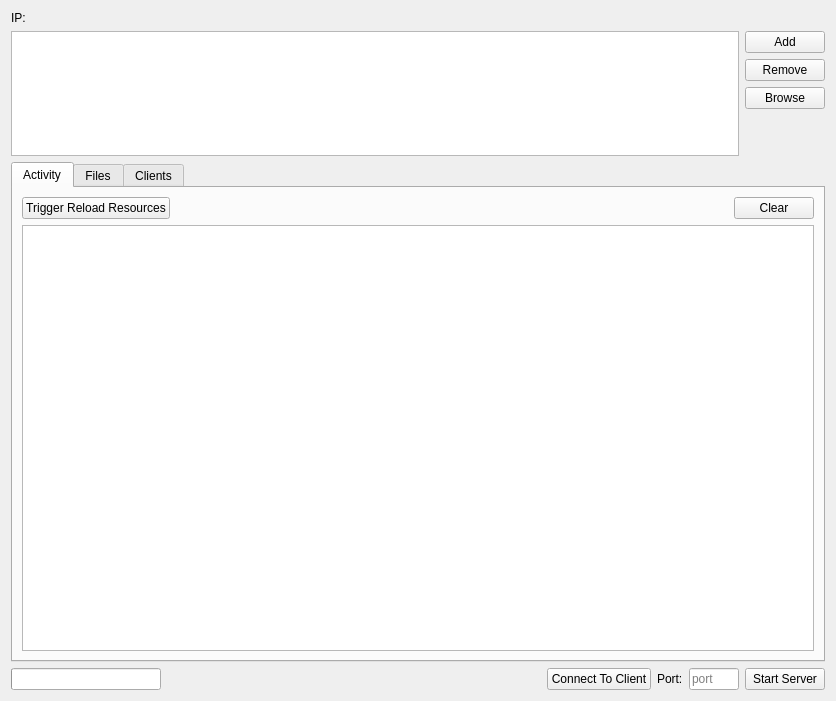
<?xml version="1.0" encoding="UTF-8"?>
<ui version="4.0">
 <class>nsQtFileserveWidget</class>
 <widget class="QWidget" name="nsQtFileserveWidget">
  <property name="geometry">
   <rect>
    <x>0</x>
    <y>0</y>
    <width>836</width>
    <height>701</height>
   </rect>
  </property>
  <property name="windowTitle">
   <string>Fileserve</string>
  </property>
  <property name="windowIcon">
   <iconset resource="../QtResources/resources.qrc">
    <normaloff>:/Icons/Fileserve.svg</normaloff>:/Icons/Fileserve.svg</iconset>
  </property>
  <layout class="QVBoxLayout" name="verticalLayout_4" stretch="0,1,4,0">
   <item>
    <widget class="QLabel" name="IpLabel">
     <property name="text">
      <string>IP:</string>
     </property>
     <property name="wordWrap">
      <bool>true</bool>
     </property>
    </widget>
   </item>
   <item>
    <layout class="QHBoxLayout" name="horizontalLayout_5" stretch="0,0">
     <item>
      <widget class="QTableWidget" name="SpecialDirList">
       <property name="sizePolicy">
        <sizepolicy hsizetype="Expanding" vsizetype="Expanding">
         <horstretch>0</horstretch>
         <verstretch>2</verstretch>
        </sizepolicy>
       </property>
      </widget>
     </item>
     <item>
      <layout class="QVBoxLayout" name="verticalLayout">
       <item>
        <widget class="QPushButton" name="SpecialDirAddButton">
         <property name="text">
          <string>Add</string>
         </property>
        </widget>
       </item>
       <item>
        <widget class="QPushButton" name="SpecialDirRemoveButton">
         <property name="text">
          <string>Remove</string>
         </property>
        </widget>
       </item>
       <item>
        <widget class="QPushButton" name="SpecialDirBrowseButton">
         <property name="text">
          <string>Browse</string>
         </property>
        </widget>
       </item>
       <item>
        <spacer name="verticalSpacer">
         <property name="orientation">
          <enum>Qt::Vertical</enum>
         </property>
         <property name="sizeHint" stdset="0">
          <size>
           <width>20</width>
           <height>40</height>
          </size>
         </property>
        </spacer>
       </item>
      </layout>
     </item>
    </layout>
   </item>
   <item>
    <widget class="QTabWidget" name="TabWidget">
     <property name="sizePolicy">
      <sizepolicy hsizetype="Expanding" vsizetype="Expanding">
       <horstretch>0</horstretch>
       <verstretch>6</verstretch>
      </sizepolicy>
     </property>
     <property name="currentIndex">
      <number>0</number>
     </property>
     <widget class="QWidget" name="tab">
      <attribute name="title">
       <string>Activity</string>
      </attribute>
      <layout class="QVBoxLayout" name="verticalLayout_2">
       <item>
        <layout class="QHBoxLayout" name="horizontalLayout_2">
         <item>
          <widget class="QPushButton" name="ReloadResourcesButton">
           <property name="text">
            <string>Trigger Reload Resources</string>
           </property>
          </widget>
         </item>
         <item>
          <spacer name="horizontalSpacer">
           <property name="orientation">
            <enum>Qt::Horizontal</enum>
           </property>
           <property name="sizeHint" stdset="0">
            <size>
             <width>40</width>
             <height>20</height>
            </size>
           </property>
          </spacer>
         </item>
         <item>
          <widget class="QPushButton" name="ClearActivityButton">
           <property name="text">
            <string>Clear</string>
           </property>
          </widget>
         </item>
        </layout>
       </item>
       <item>
        <widget class="QTableView" name="ActivityList">
         <property name="editTriggers">
          <set>QAbstractItemView::NoEditTriggers</set>
         </property>
         <property name="alternatingRowColors">
          <bool>true</bool>
         </property>
         <property name="selectionBehavior">
          <enum>QAbstractItemView::SelectRows</enum>
         </property>
         <property name="showGrid">
          <bool>false</bool>
         </property>
         <property name="wordWrap">
          <bool>false</bool>
         </property>
         <attribute name="horizontalHeaderStretchLastSection">
          <bool>true</bool>
         </attribute>
         <attribute name="verticalHeaderVisible">
          <bool>false</bool>
         </attribute>
        </widget>
       </item>
      </layout>
     </widget>
     <widget class="QWidget" name="tab_2">
      <attribute name="title">
       <string>Files</string>
      </attribute>
      <layout class="QVBoxLayout" name="verticalLayout_3">
       <item>
        <layout class="QHBoxLayout" name="horizontalLayout_3">
         <item>
          <spacer name="horizontalSpacer_2">
           <property name="orientation">
            <enum>Qt::Horizontal</enum>
           </property>
           <property name="sizeHint" stdset="0">
            <size>
             <width>40</width>
             <height>20</height>
            </size>
           </property>
          </spacer>
         </item>
         <item>
          <widget class="QPushButton" name="ClearAllFilesButton">
           <property name="text">
            <string>Clear</string>
           </property>
          </widget>
         </item>
        </layout>
       </item>
       <item>
        <widget class="QTableView" name="AllFilesList">
         <property name="editTriggers">
          <set>QAbstractItemView::NoEditTriggers</set>
         </property>
         <property name="alternatingRowColors">
          <bool>true</bool>
         </property>
         <property name="showGrid">
          <bool>false</bool>
         </property>
         <attribute name="horizontalHeaderVisible">
          <bool>false</bool>
         </attribute>
         <attribute name="horizontalHeaderStretchLastSection">
          <bool>true</bool>
         </attribute>
         <attribute name="verticalHeaderVisible">
          <bool>false</bool>
         </attribute>
        </widget>
       </item>
      </layout>
     </widget>
     <widget class="QWidget" name="tab_3">
      <attribute name="title">
       <string>Clients</string>
      </attribute>
      <layout class="QHBoxLayout" name="horizontalLayout_4">
       <item>
        <widget class="QTreeWidget" name="ClientsList">
         <property name="uniformRowHeights">
          <bool>true</bool>
         </property>
         <property name="columnCount">
          <number>2</number>
         </property>
         <attribute name="headerVisible">
          <bool>false</bool>
         </attribute>
         <column>
          <property name="text">
           <string notr="true">1</string>
          </property>
         </column>
         <column>
          <property name="text">
           <string notr="true">2</string>
          </property>
         </column>
        </widget>
       </item>
      </layout>
     </widget>
    </widget>
   </item>
   <item>
    <layout class="QHBoxLayout" name="horizontalLayout">
     <item>
      <widget class="QProgressBar" name="Progress">
       <property name="maximumSize">
        <size>
         <width>150</width>
         <height>16777215</height>
        </size>
       </property>
       <property name="value">
        <number>0</number>
       </property>
       <property name="textVisible">
        <bool>false</bool>
       </property>
      </widget>
     </item>
     <item>
      <widget class="QLabel" name="TransferLabel">
       <property name="sizePolicy">
        <sizepolicy hsizetype="Expanding" vsizetype="Preferred">
         <horstretch>0</horstretch>
         <verstretch>0</verstretch>
        </sizepolicy>
       </property>
       <property name="text">
        <string/>
       </property>
      </widget>
     </item>
     <item>
      <widget class="QPushButton" name="ConnectClient">
       <property name="text">
        <string>Connect To Client</string>
       </property>
      </widget>
     </item>
     <item>
      <widget class="QLabel" name="label">
       <property name="text">
        <string>Port:</string>
       </property>
      </widget>
     </item>
     <item>
      <widget class="QLineEdit" name="PortLineEdit">
       <property name="maximumSize">
        <size>
         <width>50</width>
         <height>16777215</height>
        </size>
       </property>
       <property name="placeholderText">
        <string>port</string>
       </property>
      </widget>
     </item>
     <item>
      <widget class="QPushButton" name="StartServerButton">
       <property name="text">
        <string>Start Server</string>
       </property>
      </widget>
     </item>
    </layout>
   </item>
  </layout>
 </widget>
 <resources>
  <include location="../QtResources/resources.qrc"/>
 </resources>
 <connections/>
</ui> 
